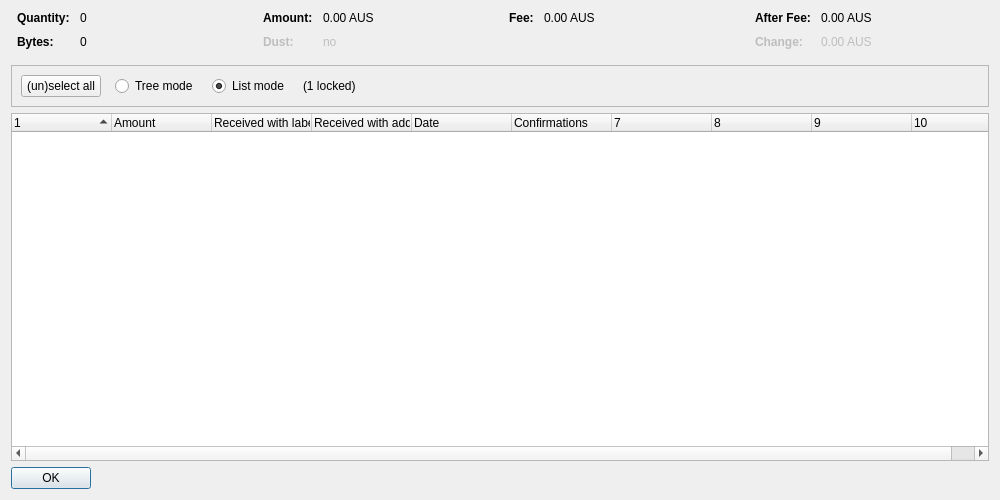
<?xml version="1.0" encoding="UTF-8"?>
<ui version="4.0">
 <class>CoinControlDialog</class>
 <widget class="QDialog" name="CoinControlDialog">
  <property name="geometry">
   <rect>
    <x>0</x>
    <y>0</y>
    <width>1000</width>
    <height>500</height>
   </rect>
  </property>
  <property name="windowTitle">
   <string>Coin Selection</string>
  </property>
  <layout class="QVBoxLayout" name="verticalLayout">
   <item>
    <layout class="QHBoxLayout" name="horizontalLayoutTop" stretch="0,0,0,0">
     <property name="topMargin">
      <number>0</number>
     </property>
     <property name="bottomMargin">
      <number>10</number>
     </property>
     <item>
      <layout class="QFormLayout" name="formLayoutCoinControl1">
       <property name="horizontalSpacing">
        <number>10</number>
       </property>
       <property name="verticalSpacing">
        <number>10</number>
       </property>
       <property name="leftMargin">
        <number>6</number>
       </property>
       <property name="rightMargin">
        <number>6</number>
       </property>
       <item row="0" column="0">
        <widget class="QLabel" name="labelCoinControlQuantityText">
         <property name="font">
          <font>
           <weight>75</weight>
           <bold>true</bold>
          </font>
         </property>
         <property name="text">
          <string>Quantity:</string>
         </property>
        </widget>
       </item>
       <item row="0" column="1">
        <widget class="QLabel" name="labelCoinControlQuantity">
         <property name="cursor">
          <cursorShape>IBeamCursor</cursorShape>
         </property>
         <property name="contextMenuPolicy">
          <enum>Qt::ActionsContextMenu</enum>
         </property>
         <property name="text">
          <string notr="true">0</string>
         </property>
         <property name="textInteractionFlags">
          <set>Qt::LinksAccessibleByMouse|Qt::TextSelectableByKeyboard|Qt::TextSelectableByMouse</set>
         </property>
        </widget>
       </item>
       <item row="1" column="0">
        <widget class="QLabel" name="labelCoinControlBytesText">
         <property name="font">
          <font>
           <weight>75</weight>
           <bold>true</bold>
          </font>
         </property>
         <property name="text">
          <string>Bytes:</string>
         </property>
        </widget>
       </item>
       <item row="1" column="1">
        <widget class="QLabel" name="labelCoinControlBytes">
         <property name="cursor">
          <cursorShape>IBeamCursor</cursorShape>
         </property>
         <property name="contextMenuPolicy">
          <enum>Qt::ActionsContextMenu</enum>
         </property>
         <property name="text">
          <string notr="true">0</string>
         </property>
         <property name="textInteractionFlags">
          <set>Qt::LinksAccessibleByMouse|Qt::TextSelectableByKeyboard|Qt::TextSelectableByMouse</set>
         </property>
        </widget>
       </item>
      </layout>
     </item>
     <item>
      <layout class="QFormLayout" name="formLayoutCoinControl2">
       <property name="horizontalSpacing">
        <number>10</number>
       </property>
       <property name="verticalSpacing">
        <number>10</number>
       </property>
       <property name="leftMargin">
        <number>6</number>
       </property>
       <property name="rightMargin">
        <number>6</number>
       </property>
       <item row="0" column="0">
        <widget class="QLabel" name="labelCoinControlAmountText">
         <property name="font">
          <font>
           <weight>75</weight>
           <bold>true</bold>
          </font>
         </property>
         <property name="text">
          <string>Amount:</string>
         </property>
        </widget>
       </item>
       <item row="0" column="1">
        <widget class="QLabel" name="labelCoinControlAmount">
         <property name="cursor">
          <cursorShape>IBeamCursor</cursorShape>
         </property>
         <property name="contextMenuPolicy">
          <enum>Qt::ActionsContextMenu</enum>
         </property>
         <property name="text">
          <string notr="true">0.00 AUS</string>
         </property>
         <property name="textInteractionFlags">
          <set>Qt::LinksAccessibleByMouse|Qt::TextSelectableByKeyboard|Qt::TextSelectableByMouse</set>
         </property>
        </widget>
       </item>
       <item row="1" column="0">
        <widget class="QLabel" name="labelCoinControlLowOutputText">
         <property name="enabled">
          <bool>false</bool>
         </property>
         <property name="font">
          <font>
           <weight>75</weight>
           <bold>true</bold>
          </font>
         </property>
         <property name="text">
          <string>Dust:</string>
         </property>
        </widget>
       </item>
       <item row="1" column="1">
        <widget class="QLabel" name="labelCoinControlLowOutput">
         <property name="enabled">
          <bool>false</bool>
         </property>
         <property name="cursor">
          <cursorShape>IBeamCursor</cursorShape>
         </property>
         <property name="contextMenuPolicy">
          <enum>Qt::ActionsContextMenu</enum>
         </property>
         <property name="text">
          <string notr="true">no</string>
         </property>
         <property name="textInteractionFlags">
          <set>Qt::LinksAccessibleByMouse|Qt::TextSelectableByKeyboard|Qt::TextSelectableByMouse</set>
         </property>
        </widget>
       </item>
      </layout>
     </item>
     <item>
      <layout class="QFormLayout" name="formLayoutCoinControl3">
       <property name="horizontalSpacing">
        <number>10</number>
       </property>
       <property name="verticalSpacing">
        <number>10</number>
       </property>
       <property name="leftMargin">
        <number>6</number>
       </property>
       <property name="rightMargin">
        <number>6</number>
       </property>
       <item row="0" column="0">
        <widget class="QLabel" name="labelCoinControlFeeText">
         <property name="font">
          <font>
           <weight>75</weight>
           <bold>true</bold>
          </font>
         </property>
         <property name="text">
          <string>Fee:</string>
         </property>
        </widget>
       </item>
       <item row="0" column="1">
        <widget class="QLabel" name="labelCoinControlFee">
         <property name="cursor">
          <cursorShape>IBeamCursor</cursorShape>
         </property>
         <property name="contextMenuPolicy">
          <enum>Qt::ActionsContextMenu</enum>
         </property>
         <property name="text">
          <string notr="true">0.00 AUS</string>
         </property>
         <property name="textInteractionFlags">
          <set>Qt::LinksAccessibleByMouse|Qt::TextSelectableByKeyboard|Qt::TextSelectableByMouse</set>
         </property>
        </widget>
       </item>
      </layout>
     </item>
     <item>
      <layout class="QFormLayout" name="formLayoutCoinControl4">
       <property name="horizontalSpacing">
        <number>10</number>
       </property>
       <property name="verticalSpacing">
        <number>10</number>
       </property>
       <property name="leftMargin">
        <number>6</number>
       </property>
       <property name="rightMargin">
        <number>6</number>
       </property>
       <item row="0" column="0">
        <widget class="QLabel" name="labelCoinControlAfterFeeText">
         <property name="font">
          <font>
           <weight>75</weight>
           <bold>true</bold>
          </font>
         </property>
         <property name="text">
          <string>After Fee:</string>
         </property>
        </widget>
       </item>
       <item row="0" column="1">
        <widget class="QLabel" name="labelCoinControlAfterFee">
         <property name="cursor">
          <cursorShape>IBeamCursor</cursorShape>
         </property>
         <property name="contextMenuPolicy">
          <enum>Qt::ActionsContextMenu</enum>
         </property>
         <property name="text">
          <string notr="true">0.00 AUS</string>
         </property>
         <property name="textInteractionFlags">
          <set>Qt::LinksAccessibleByMouse|Qt::TextSelectableByKeyboard|Qt::TextSelectableByMouse</set>
         </property>
        </widget>
       </item>
       <item row="1" column="0">
        <widget class="QLabel" name="labelCoinControlChangeText">
         <property name="enabled">
          <bool>false</bool>
         </property>
         <property name="font">
          <font>
           <weight>75</weight>
           <bold>true</bold>
          </font>
         </property>
         <property name="text">
          <string>Change:</string>
         </property>
        </widget>
       </item>
       <item row="1" column="1">
        <widget class="QLabel" name="labelCoinControlChange">
         <property name="enabled">
          <bool>false</bool>
         </property>
         <property name="cursor">
          <cursorShape>IBeamCursor</cursorShape>
         </property>
         <property name="contextMenuPolicy">
          <enum>Qt::ActionsContextMenu</enum>
         </property>
         <property name="text">
          <string notr="true">0.00 AUS</string>
         </property>
         <property name="textInteractionFlags">
          <set>Qt::LinksAccessibleByMouse|Qt::TextSelectableByKeyboard|Qt::TextSelectableByMouse</set>
         </property>
        </widget>
       </item>
      </layout>
     </item>
    </layout>
   </item>
   <item>
    <widget class="QFrame" name="frame">
     <property name="minimumSize">
      <size>
       <width>0</width>
       <height>40</height>
      </size>
     </property>
     <property name="frameShape">
      <enum>QFrame::StyledPanel</enum>
     </property>
     <property name="frameShadow">
      <enum>QFrame::Sunken</enum>
     </property>
     <layout class="QHBoxLayout" name="horizontalLayout">
      <item>
       <layout class="QHBoxLayout" name="horizontalLayoutPanel" stretch="0,0,0,0,0">
        <property name="spacing">
         <number>14</number>
        </property>
        <item>
         <widget class="QPushButton" name="pushButtonSelectAll">
          <property name="sizePolicy">
           <sizepolicy hsizetype="Maximum" vsizetype="Fixed">
            <horstretch>0</horstretch>
            <verstretch>0</verstretch>
           </sizepolicy>
          </property>
          <property name="text">
           <string>(un)select all</string>
          </property>
          <property name="autoDefault">
           <bool>false</bool>
          </property>
         </widget>
        </item>
        <item>
         <widget class="QRadioButton" name="radioTreeMode">
          <property name="sizePolicy">
           <sizepolicy hsizetype="Maximum" vsizetype="Fixed">
            <horstretch>0</horstretch>
            <verstretch>0</verstretch>
           </sizepolicy>
          </property>
          <property name="text">
           <string>Tree mode</string>
          </property>
         </widget>
        </item>
        <item>
         <widget class="QRadioButton" name="radioListMode">
          <property name="sizePolicy">
           <sizepolicy hsizetype="Maximum" vsizetype="Fixed">
            <horstretch>0</horstretch>
            <verstretch>0</verstretch>
           </sizepolicy>
          </property>
          <property name="text">
           <string>List mode</string>
          </property>
          <property name="checked">
           <bool>true</bool>
          </property>
         </widget>
        </item>
        <item>
         <widget class="QLabel" name="labelLocked">
          <property name="text">
           <string notr="true">(1 locked)</string>
          </property>
         </widget>
        </item>
        <item>
         <spacer name="horizontalSpacer">
          <property name="orientation">
           <enum>Qt::Horizontal</enum>
          </property>
          <property name="sizeHint" stdset="0">
           <size>
            <width>40</width>
            <height>20</height>
           </size>
          </property>
         </spacer>
        </item>
       </layout>
      </item>
     </layout>
    </widget>
   </item>
   <item>
    <widget class="CoinControlTreeWidget" name="treeWidget">
     <property name="contextMenuPolicy">
      <enum>Qt::CustomContextMenu</enum>
     </property>
     <property name="sortingEnabled">
      <bool>false</bool>
     </property>
     <property name="columnCount">
      <number>10</number>
     </property>
     <attribute name="headerShowSortIndicator" stdset="0">
      <bool>true</bool>
     </attribute>
     <attribute name="headerStretchLastSection">
      <bool>false</bool>
     </attribute>
     <column>
      <property name="text">
       <string/>
      </property>
     </column>
     <column>
      <property name="text">
       <string>Amount</string>
      </property>
     </column>
     <column>
      <property name="text">
       <string>Received with label</string>
      </property>
     </column>
     <column>
      <property name="text">
       <string>Received with address</string>
      </property>
     </column>
     <column>
      <property name="text">
       <string>Date</string>
      </property>
     </column>
     <column>
      <property name="text">
       <string>Confirmations</string>
      </property>
      <property name="toolTip">
       <string>Confirmed</string>
      </property>
     </column>
     <column>
      <property name="text">
       <string/>
      </property>
     </column>
     <column>
      <property name="text">
       <string/>
      </property>
     </column>
     <column>
      <property name="text">
       <string/>
      </property>
     </column>
     <column>
      <property name="text">
       <string/>
      </property>
     </column>
    </widget>
   </item>
   <item>
    <widget class="QDialogButtonBox" name="buttonBox">
     <property name="sizePolicy">
      <sizepolicy hsizetype="Maximum" vsizetype="Fixed">
       <horstretch>0</horstretch>
       <verstretch>0</verstretch>
      </sizepolicy>
     </property>
     <property name="orientation">
      <enum>Qt::Horizontal</enum>
     </property>
     <property name="standardButtons">
      <set>QDialogButtonBox::Ok</set>
     </property>
    </widget>
   </item>
  </layout>
 </widget>
 <customwidgets>
  <customwidget>
   <class>CoinControlTreeWidget</class>
   <extends>QTreeWidget</extends>
   <header>qt/coincontroltreewidget.h</header>
  </customwidget>
 </customwidgets>
 <resources/>
 <connections/>
</ui>
